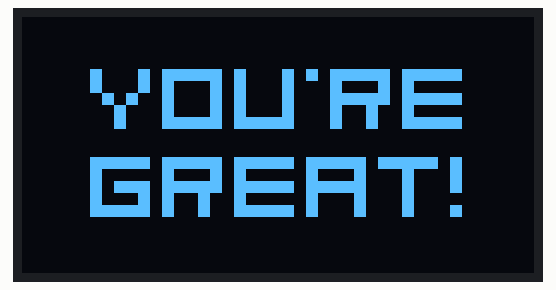
Recording of a sketch running on a simulated Arduino Nano, built with avr-gcc and run on an emulated ATmega328P. On the bench: 128×64 one-colour display.

Above: at 0.4 s.

The sketch:

02-SH1106.ino
```cpp
#include <Arduino.h>
#include <Wire.h>
#include <Adafruit_GFX.h>
#include <Fonts/Org_01.h>
#include <Adafruit_SH110X.h>

// === 1.3 Inch OLED 128×64 ===
/* === I2C ===
 * OLED      Arduino Nano
 * SDA   --> A4
 * SCL   --> A5
 * VCC   --> 5V
 * GND   --> GND
 */

#define SCREEN_WIDTH 128
#define SCREEN_HEIGHT 64
#define SCREEN_DELAY 250
#define SCREEN_ADDRESS 0x3C
Adafruit_SH1106G display = Adafruit_SH1106G(SCREEN_WIDTH, SCREEN_HEIGHT, &Wire, -1);

void clearDisplay()
{
	display.clearDisplay();
	display.display();
}

void setupOLED()
{
	delay(SCREEN_DELAY);
	display.begin(SCREEN_ADDRESS, true);
	clearDisplay();
}

void demo()
{
	display.clearDisplay();
	display.setTextColor(1);
	display.setTextSize(3);
	display.setTextWrap(false);
	display.setFont(&Org_01);
	display.setCursor(17, 25);
	display.print("YOU'RE");
	display.setCursor(17, 47);
	display.print("GREAT!");
	display.display();
}

void setup()
{
	Serial.begin(9600);
	setupOLED();
	demo();
}

void loop()
{
}
```
